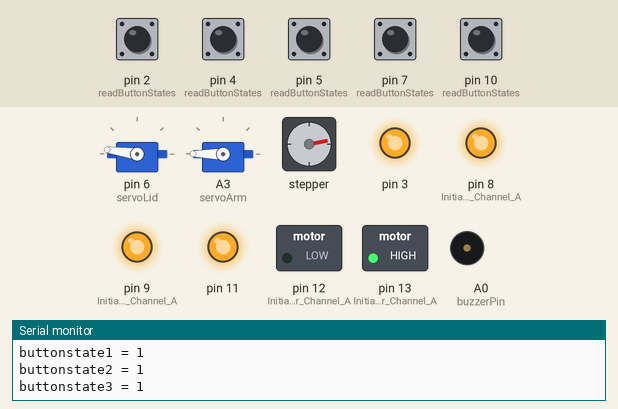
Bench run of a sketch on a simulated Arduino Uno, built with avr-gcc and run on an emulated ATmega328P. On the bench: 2 × servo, stepper motor, switched loads named in the sketch (green lamp = pin HIGH), output pins drawn as LEDs (lit = HIGH), buzzer (waves = sounding), the last lines printed to the serial monitor. The inputs (shaded band) are chosen by the test bench; at power-on: pin 2 (readButtonStates), pin 4 (readButtonStates), pin 5 (readButtonStates), pin 7 (readButtonStates), pin 10 (readButtonStates) HIGH. Stepper angles assume 4076 steps per turn.

Above: at 19.4 s.
19.5 s: pin 2 (readButtonStates) pulled LOW for 0.2 s
At 21.7 s:
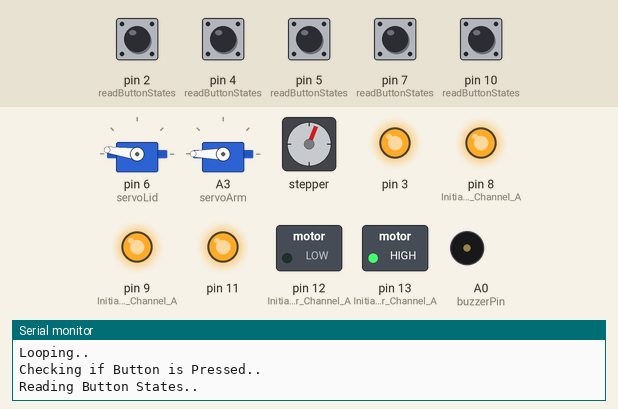
22.5 s: pin 7 (readButtonStates) pulled LOW for 0.2 s
At 24.2 s:
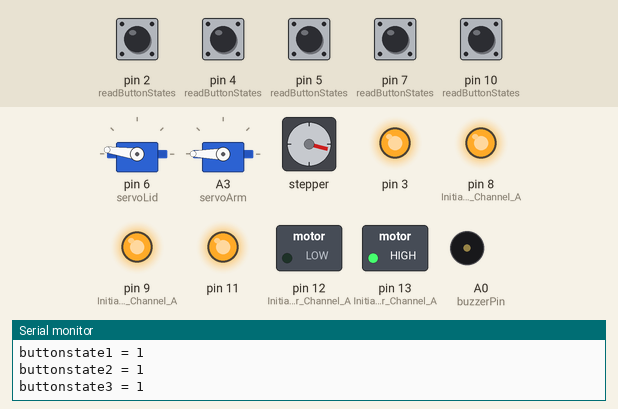
25.5 s: pin 5 (readButtonStates) pulled LOW for 0.2 s
At 26.15 s:
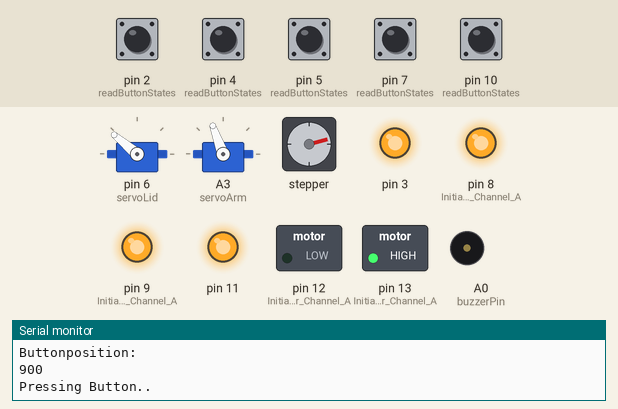
27.8 s: pin 10 (readButtonStates) pulled LOW for 0.2 s
At 30.3 s:
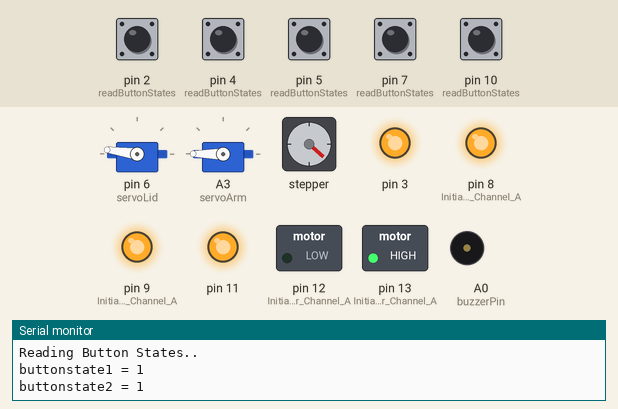
30.8 s: pin 4 (readButtonStates) pulled LOW for 0.2 s
At 32.7 s:
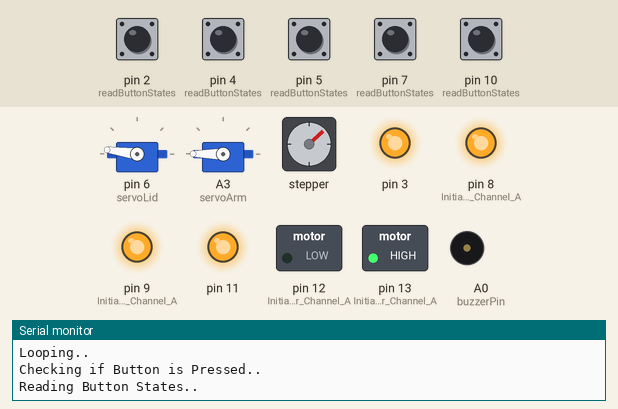
33.8 s: pin 2 (readButtonStates) pulled LOW for 1 s
At 34.34 s:
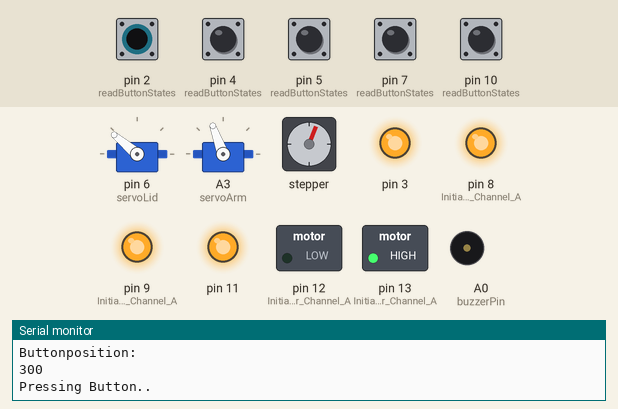
Timing chart, 0 to 36.8 s (numbered marks = the images above; inputs shaded):
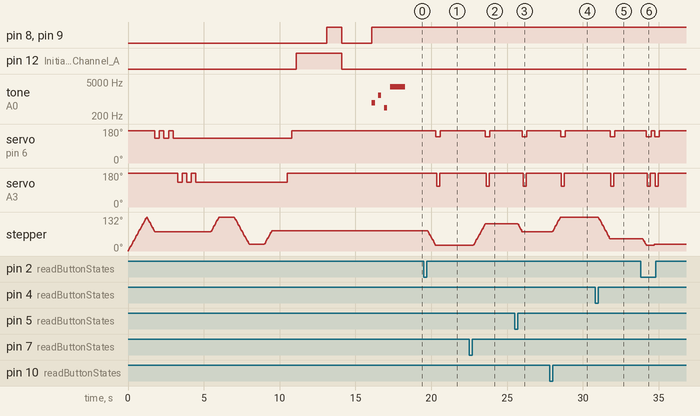

Measured:
- after the input at 19.5 s, servo on pin 6 (servoLid): 172° → 140° after 0.80 s, → 172° 0.30 s later; servo on A3 (servoArm): 180° → 110° after 0.85 s, → 180° 0.20 s later; stepper: turns 57° counter-clockwise in 0.51 s, starting after 0.26 s
- after the input at 22.5 s, servo on pin 6 (servoLid): 172° → 140° after 1.1 s, → 172° 0.30 s later; servo on A3 (servoArm): 180° → 110° after 1.1 s, → 180° 0.20 s later; stepper: turns 83° clockwise in 0.78 s, starting after 0.28 s
- after the input at 25.5 s, servo on pin 6 (servoLid): 172° → 140° after 0.50 s, → 172° 0.30 s later; servo on A3 (servoArm): 180° → 110° after 0.55 s, → 180° 0.20 s later; stepper: turns 30° counter-clockwise in 0.27 s, starting after 0.22 s
- after the input at 27.8 s, servo on pin 6 (servoLid): 172° → 140° after 0.73 s, → 172° 0.30 s later; servo on A3 (servoArm): 180° → 110° after 0.78 s, → 180° 0.20 s later; stepper: turns 57° clockwise in 0.51 s, starting after 0.19 s
- after the input at 30.8 s, servo on pin 6 (servoLid): 172° → 140° after 0.99 s, → 172° 0.30 s later; servo on A3 (servoArm): 180° → 110° after 1.0 s, → 180° 0.20 s later; stepper: turns 84° counter-clockwise in 0.76 s, starting after 0.21 s
- after the input at 33.8 s, servo on pin 6 (servoLid): alternates 172° for 0.24 s and 140° for 0.30 s, 4 changes in all, then stays 172°, starting after 0.39 s; servo on A3 (servoArm): alternates 180° for 0.34 s and 110° for 0.20 s, 4 changes in all, then stays 180°, starting after 0.44 s

The sketch:

tuesdayDemo.ino
```cpp
//A Demo for Tuesday.
//Missing the Matrix until further notice because it crashed the arduino.

//Include Libraries
#include <Servo.h> //Servo Library
#include <CheapStepper.h> //Stepper Library
#include "pitches.h"

//Global Variables
Servo servoLid;  // Define Lid Servo
Servo servoArm;  // Define Arm Servo
CheapStepper stepper (A1,A2,A4,A5); // Define Stepper on pins A1, A2, A4, A5

int buzzerPin = A0;
int buttonState1, buttonState2, buttonState3, buttonState4, buttonState5; // Initliazing Button States
int zeroPosition; //Initializing zeroPosition

//BUZZER
void Win (){
  tone(buzzerPin,NOTE_E6,125);
  delay(130);
  tone(buzzerPin,NOTE_G6,125);
  delay(130);
  tone(buzzerPin,NOTE_E7,125);
  delay(130);
  tone(buzzerPin,NOTE_C7,125);
  delay(130);
  tone(buzzerPin,NOTE_D7,125);
  delay(130);
  tone(buzzerPin,NOTE_G7,125);
  delay(125);
  noTone(buzzerPin);
  }

  void Damage (){
    tone(buzzerPin,NOTE_C5);
    delay(200);
    tone(buzzerPin,NOTE_G3);
    delay(500);
    noTone(buzzerPin);
  }

  void NewLevel(){

  tone(buzzerPin,NOTE_F5);
  delay(200);
  noTone(buzzerPin);
  delay(200);
  tone(buzzerPin,NOTE_F6);
  delay(200);
  noTone(buzzerPin);
  delay(200);
  tone(buzzerPin,NOTE_A4);
  delay(200);
  noTone(buzzerPin);
  delay(200);
  tone(buzzerPin,NOTE_G7);
  delay(1000);
  noTone(buzzerPin);
  }
//BUZZER END

//PRE: Buttonstates initialised
//POST: Pinmodes
void defineSwitchPins(){
  //Switch Pins, from left to right
  //Switch Pin 1
  pinMode(2, INPUT_PULLUP);
  //Switch Pin 2
  pinMode(4, INPUT_PULLUP);
  //Switch Pin 3
  pinMode(5, INPUT_PULLUP);
  //Switch Pin 4
  pinMode(7, INPUT_PULLUP);
  //Switch Pin 5
  pinMode(10, INPUT_PULLUP);
}

//PRE: Servos Initialized
//POST: ServoLid attaches to pin 6, ServoArm attaches to pin A3, they both go into their starting position.
void servoSetup(){
  Serial.println("Servo Setup..");
  //Attaches the Servo from the Lid to Pin 6
  servoLid.attach(6);
  //Attaches the Servo from the Arm to Pin A3
  servoArm.attach(A3);

  servoArm.write(180); //Hide Arm

  servoLid.write(172); //Close Lid
  }

//PRE: Assumes ~7V current, stepper is initialized
//POST: Stepper is ready to hit middle switch, zeroPosition is equal to fully to touching the right wall.
void stepperSetup(){
  Serial.println("Stepper Setup..");
  stepper.setTotalSteps(4076); // Motor is geared 63.68395:1 (measured) rather than 64:1 (advertised)
  stepperCalibration();

  //Move to Middle
  stepper.moveCCW (650);
  }

//PRE: Stepper initialised
//POST: zeroPosition is equal to fully to touching the right wall.
void stepperCalibration(){
  Serial.println("Stepper Calibration..");
  //Calibration
  stepper.setRpm(18); //18 is strong enough to move the contraption, but as soon as it hits the wall stepper doesn't move anymore
  stepper.moveCW(1500); //Stepper hits the right wall
  zeroPosition = stepper.getStep(); //We remember where the stepper is right now
  }

//PRE: buttonStates initialized
//POST: buttonStates are read and printed.
void readButtonStates(){
  Serial.println("Reading Button States..");
  buttonState1 = digitalRead(2);
  buttonState2 = digitalRead(4);
  buttonState3 = digitalRead(5);
  buttonState4 = digitalRead(7);
  buttonState5 = digitalRead(10);
  Serial.print("buttonstate1 = "); Serial.print(buttonState1);
  Serial.println();
  Serial.print("buttonstate2 = "); Serial.print(buttonState2);
  Serial.println();
  Serial.print("buttonstate3 = "); Serial.print(buttonState3);
  Serial.println();
  Serial.print("buttonstate4 = "); Serial.print(buttonState4);
  Serial.println();
  Serial.print("buttonstate5 = "); Serial.print(buttonState5);
  Serial.println();

}

void moveArmToSwitch(int buttonNumber){
  Serial.print("Moving Arm to Switch: "); Serial.print(buttonNumber);Serial.println();
    //These two Variables are just for simplicity's sake. true -> stepper turns clockwise -> arm moves to the right.
    bool moveToRight = true;
    bool moveToLeft = false;
    bool moveDir = moveToLeft; //Last move in calibration is moving left

    //If Arm moves to wrong position, you can change the position here! If Arm is left of button, decrease the position value. If Arm is right of button, increase the position value.
    //Attention! If the arm comes from the right, steps are added to the position automatically, you can change it in the if statements below of the respective buttons.
    int button1Position = zeroPosition - 1200;
    int button2Position = zeroPosition - 900;
    int button3Position = zeroPosition - 600;
    int button4Position = zeroPosition - 300;
    int button5Position = zeroPosition;
    int buttonPosition;

    switch(buttonNumber){
        case 1:
          buttonPosition = button1Position;
          Serial.println("Buttonposition: "); Serial.print(buttonPosition);Serial.println();
          break;
        case 2:
          buttonPosition = button2Position;
          Serial.println("Buttonposition: "); Serial.print(buttonPosition);Serial.println();
          break;
        case 3:
          buttonPosition = button3Position;
          Serial.println("Buttonposition: "); Serial.print(buttonPosition);Serial.println();
          break;
        case 4:
          buttonPosition = button4Position;
          Serial.println("Buttonposition: "); Serial.print(buttonPosition);Serial.println();
          break;
        case 5:
          buttonPosition = button5Position;
          Serial.println("Buttonposition: "); Serial.print(buttonPosition);Serial.println();
          break;
      }

    if(stepper.getStep() < buttonPosition){
      //If Arm is to the left of Switch
        stepper.moveTo (moveToRight, buttonPosition);

        if(moveDir != moveToRight){
          //stepper.moveCW(50);
          }
        moveDir = moveToRight;
        }
      else{
        stepper.moveTo (moveToLeft, buttonPosition);
        if(moveDir != moveToRight){
          stepper.moveCCW(50);
          }
        moveDir = moveToLeft;
    }
    //Allowed to be outside because function is only called when button is actually pressed.
    pressButton();
  }

int checkIfButtonPressed(){
    Serial.println("Checking if Button is Pressed..");
    readButtonStates();
    int buttonPressed;
    if(buttonState1 == LOW){
      buttonPressed = 1;
    }else if(buttonState2 == LOW){
      buttonPressed = 2;
    }else if(buttonState3 == LOW){
      buttonPressed = 3;
    }else if(buttonState4 == LOW){
      buttonPressed = 4;
    }else if(buttonState5 == LOW){
      buttonPressed = 5;
    }else{
      buttonPressed = 0;
    }
    return buttonPressed;
}

void openLid(){
  servoLid.write(140);
  delay(50);
  }

void closeLid(){
  servoLid.write(172);
  delay(50);
  }

void openArm(){
  servoArm.write(110);
  delay(200);
  }

void closeArm(){
  servoArm.write(180);
  delay(50);
  }

void pressButton(){
  Serial.println("Pressing Button..");

  //Open Lid
  openLid();

  //Press button
  openArm();

  //Hide Arm
  closeArm();


  //Close Lid
  closeLid();
}

void wheelSetup(){
  //Setup Channel A
  pinMode(12, OUTPUT); //Initiates Motor Channel A pin
  pinMode(9, OUTPUT); //Initiates Brake Channel A pin

  //Setup Channel B
  pinMode(13, OUTPUT); //Initiates Motor Channel A pin
  pinMode(8, OUTPUT);  //Initiates Brake Channel A pin
  }

//This function is called at the end of Setup to demo that our motors work.
void Demo(){
  //ServoLid works
  servoLid.write(130);
  delay(300);
  servoLid.write(170);
  delay(300);
  servoLid.write(130);
  delay(300);
  servoLid.write(170);
  delay(300);
  servoLid.write(130);
  delay(300);

  //ServoArm works
  servoArm.write(130);
  delay(300);
  servoArm.write(180);
  delay(300);
  servoArm.write(130);
  delay(300);
  servoArm.write(180);
  delay(300);
  servoArm.write(130);
  delay(1000);


  //Steppers work
  stepper.moveTo (true, zeroPosition);

  delay(1000);

  stepper.moveTo (false, zeroPosition - 1200);

  delay(1000);

  stepper.moveTo (true, zeroPosition - 600);

  delay(1000);

  servoArm.write(180);
  delay(300);
  servoLid.write(172);
  delay(300);


  //Wheels work
  //*Seite* Rad bewegt sich vorwärts
  digitalWrite(12, HIGH); //Establishes forward direction of Channel A
  digitalWrite(9, LOW);   //Disengage the Brake for Channel A
  analogWrite(3, 255);   //Spins the motor on Channel A at full speed

  //*Seite* Rad bewegt sich vorwärts
  digitalWrite(13, LOW);  //Establishes backward direction of Channel B
  digitalWrite(8, LOW);   //Disengage the Brake for Channel B
  analogWrite(11, 255);    //Spins the motor on Channel B at half speed

  delay(2000);

  digitalWrite(9, HIGH);  //Engage the Brake for Channel A
  digitalWrite(8, HIGH);  //Engage the Brake for Channel B

  delay(1000);

  //*Seite* Rad bewegt sich rückwärts
  digitalWrite(12, LOW); //Establishes forward direction of Channel A
  digitalWrite(9, LOW);   //Disengage the Brake for Channel A
  analogWrite(3, 255);   //Spins the motor on Channel A at full speed

  //*Seite* Rad bewegt sich rückwärts
  digitalWrite(13, HIGH);  //Establishes backward direction of Channel B
  digitalWrite(8, LOW);   //Disengage the Brake for Channel B
  analogWrite(11, 255);    //Spins the motor on Channel B at half speed

  delay(2000);

  digitalWrite(9, HIGH);  //Engage the Brake for Channel A
  digitalWrite(8, HIGH);  //Engage the Brake for Channel B
  }

void setup() {

  //Start Terminal for Debugging
  Serial.begin(9600);
  Serial.println("Setup..");

  //Buzzer Setup
  pinMode (buzzerPin, OUTPUT);

  //Define the Switch Pins
  defineSwitchPins();

  //Set up Servos
  servoSetup();

  //Set up Stepper
  stepperSetup();
  Serial.println("Stepper Done..");

  //Set up Wheels
  wheelSetup();

  Demo();

  NewLevel();
}

void loop() {
  Serial.println("Looping..");
  int buttonPressed = checkIfButtonPressed();
  if(buttonPressed){
    moveArmToSwitch(buttonPressed);
    //Damage();
  }
}
```

pitches.h
```cpp
/*************************************************

 * Public Constants

 *************************************************/

#define NOTE_B0  31
#define NOTE_C1  33
#define NOTE_CS1 35
#define NOTE_D1  37
#define NOTE_DS1 39
#define NOTE_E1  41
#define NOTE_F1  44
#define NOTE_FS1 46
#define NOTE_G1  49
#define NOTE_GS1 52
#define NOTE_A1  55
#define NOTE_AS1 58
#define NOTE_B1  62
#define NOTE_C2  65
#define NOTE_CS2 69
#define NOTE_D2  73
#define NOTE_DS2 78
#define NOTE_E2  82
#define NOTE_F2  87
#define NOTE_FS2 93
#define NOTE_G2  98
#define NOTE_GS2 104
#define NOTE_A2  110
#define NOTE_AS2 117
#define NOTE_B2  123
#define NOTE_C3  131
#define NOTE_CS3 139
#define NOTE_D3  147
#define NOTE_DS3 156
#define NOTE_E3  165
#define NOTE_F3  175
#define NOTE_FS3 185
#define NOTE_G3  196
#define NOTE_GS3 208
#define NOTE_A3  220
#define NOTE_AS3 233
#define NOTE_B3  247
#define NOTE_C4  262
#define NOTE_CS4 277
#define NOTE_D4  294
#define NOTE_DS4 311
#define NOTE_E4  330
#define NOTE_F4  349
#define NOTE_FS4 370
#define NOTE_G4  392
#define NOTE_GS4 415
#define NOTE_A4  440
#define NOTE_AS4 466
#define NOTE_B4  494
#define NOTE_C5  523
#define NOTE_CS5 554
#define NOTE_D5  587
#define NOTE_DS5 622
#define NOTE_E5  659
#define NOTE_F5  698
#define NOTE_FS5 740
#define NOTE_G5  784
#define NOTE_GS5 831
#define NOTE_A5  880
#define NOTE_AS5 932
#define NOTE_B5  988
#define NOTE_C6  1047
#define NOTE_CS6 1109
#define NOTE_D6  1175
#define NOTE_DS6 1245
#define NOTE_E6  1319
#define NOTE_F6  1397
#define NOTE_FS6 1480
#define NOTE_G6  1568
#define NOTE_GS6 1661
#define NOTE_A6  1760
#define NOTE_AS6 1865
#define NOTE_B6  1976
#define NOTE_C7  2093
#define NOTE_CS7 2217
#define NOTE_D7  2349
#define NOTE_DS7 2489
#define NOTE_E7  2637
#define NOTE_F7  2794
#define NOTE_FS7 2960
#define NOTE_G7  3136
#define NOTE_GS7 3322
#define NOTE_A7  3520
#define NOTE_AS7 3729
#define NOTE_B7  3951
#define NOTE_C8  4186
#define NOTE_CS8 4435
#define NOTE_D8  4699
#define NOTE_DS8 4978
```
